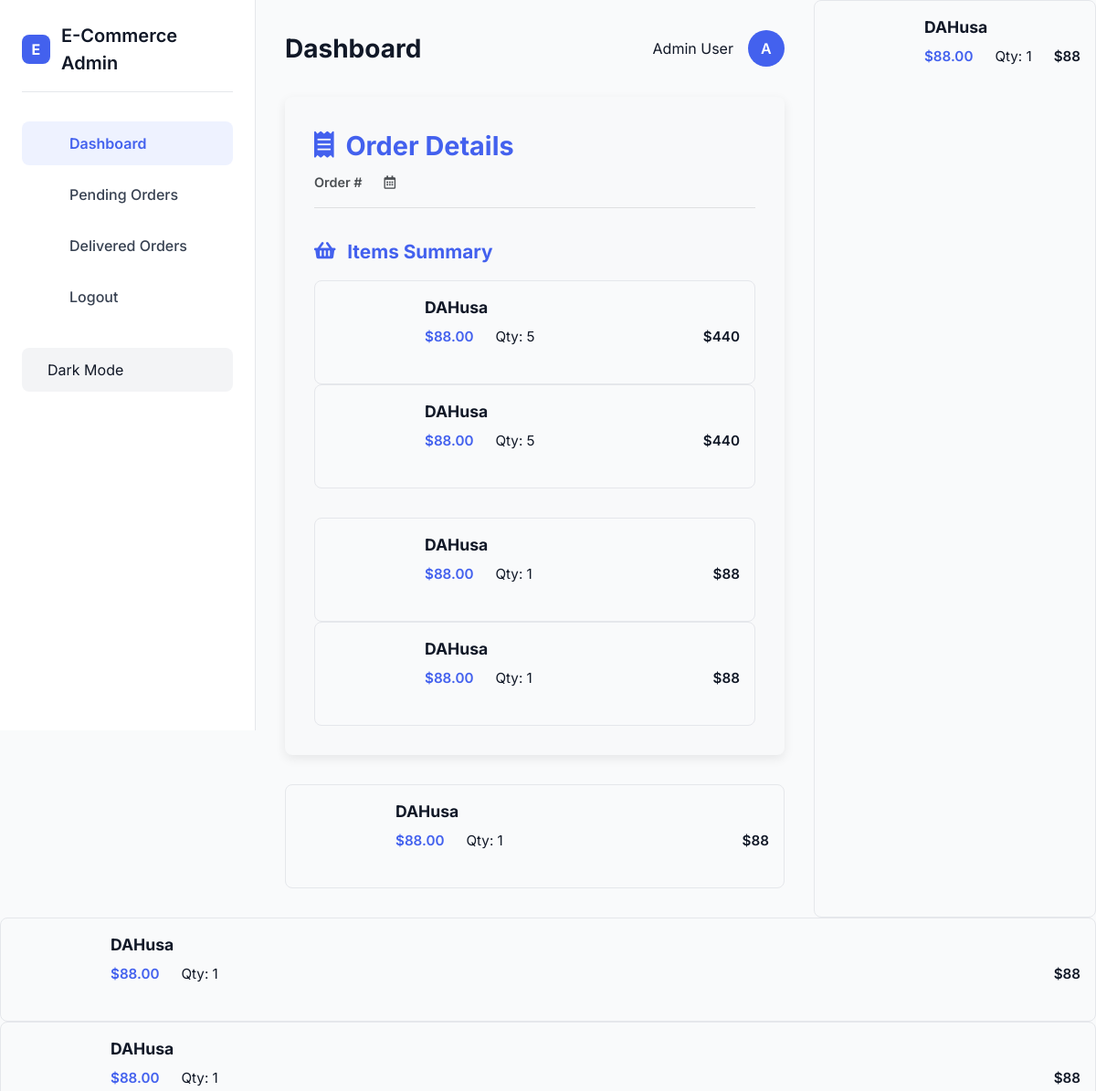
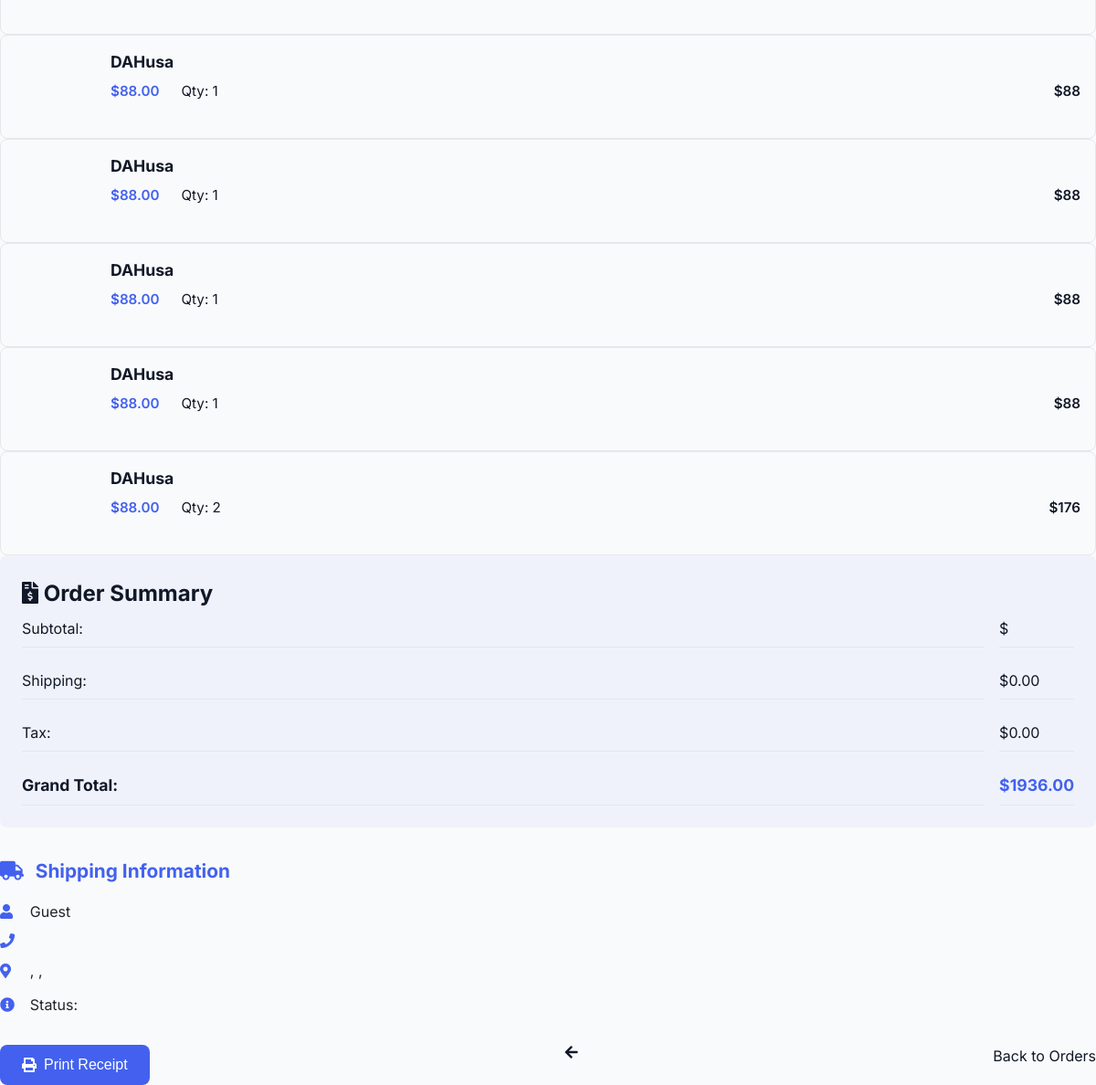
The page /dashboard/3/details/ on the database its author committed (2 pictures, top to bottom).
### apps/cart/models.py (models this page shows, shortened)
class CartItem(BaseModel):
    cart = models.ForeignKey(Cart, related_name='items', on_delete=models.CASCADE)
    product = models.ForeignKey(Product, on_delete=models.CASCADE)
    quantity = models.PositiveIntegerField(default=1)
    added_at = models.DateTimeField(auto_now_add=True)

### apps/store/models.py (models this page shows, shortened)
class Product(BaseModel):
    name = models.CharField(max_length=25, unique=True)
    image = models.ImageField(upload_to="products/images", blank=True, null=True)
    price = models.DecimalField(max_digits=10, decimal_places=2)
    description = models.TextField(blank=True)
    stock = models.IntegerField()
    is_available = models.BooleanField()
    category = models.ForeignKey(Category, on_delete=models.CASCADE)
    stars = models.IntegerField(default=0)

### apps/cart/views.py (the view)
# urls.py: path('<int:order_id>/details/',views.order_details,name='order_details'),
def order_details(request, order_id):
    order = Order.objects.get(id=order_id)
    cart = order.cart
    cart_items = cart.items.all()
    greatTotal = 0
    for item in cart_items:
        total = item.product.price * item.quantity
        greatTotal += total
    context = {
        'cart_items': cart_items,
        'greatTotal': greatTotal,
    }
    return render(request, "orders/order_details.html", context)

### templates/orders/order_details.html (shortened to what this page needs)
{% extends 'base.html' %}
{% block content %}
<div class="order-details-container">
    <div class="order-header">
        <h1><i class="fas fa-receipt"></i> Order Details</h1>
        <div class="order-meta">
            <span class="order-id">Order #{{ order.id }}</span>
            <span class="order-date"><i class="far fa-calendar-alt"></i> {{ order.created_at|date:"M d, Y H:i" }}</span>
        </div>
    </div>
    <div class="order-content">
        <div class="order-section">
            <h2><i class="fas fa-shopping-basket"></i> Items Summary</h2>
            <div class="items-list">
                {% for item in cart_items %}
                <div class="item-card">
                    <div class="item-image">
                    </div>
                    <div class="item-details">
                        <h3>{{ item.product.name }}</h3>
                        <div class="item-meta">
                            <span class="price">${{ item.product.price }}</span>
                            <span class="quantity">Qty: {{ item.quantity }}</span>
                            <span class="subtotal">${% widthratio item.product.price 1 item.quantity %}</span>
                        </div>
                        </div>
                    </div>
                </div>
                {% endfor %}
        <div class="order-summary">
            <h2><i class="fas fa-file-invoice-dollar"></i> Order Summary</h2>
            <div class="summary-grid">
                <div class="summary-row">
                    <span>Subtotal:</span>
                    <span>${{ subtotal }}</span>
                </div>
                <div class="summary-row">
                    <span>Shipping:</span>
                    <span>${{ shipping_cost|default:"0.00" }}</span>
                </div>
                <div class="summary-row">
                    <span>Tax:</span>
                    <span>${{ tax|default:"0.00" }}</span>
                </div>
                <div class="summary-row total">
                    <span>Grand Total:</span>
                    <span>${{ greatTotal }}</span>
                </div>
            </div>
        </div>
        <div class="order-section">
            <h2><i class="fas fa-truck"></i> Shipping Information</h2>
            <div class="shipping-info">
                <div class="info-row">
                    <i class="fas fa-user"></i>
                    <span>{{ order.customer_name|default:"Guest" }}</span>
                </div>
                <div class="info-row">
                    <i class="fas fa-phone"></i>
                </div>
                <div class="info-row">
                    <i class="fas fa-map-marker-alt"></i>
                    <span>{{ order.address }}, {{ order.city }}, {{ order.country }}</span>
                </div>
                <div class="info-row">
                    <i class="fas fa-info-circle"></i>
                    <span>Status: <strong class="status-{{ order.status|lower }}">{{ order.status }}</strong></span>
                </div>
            </div>
        </div>
    <div class="order-actions">
        <button class="print-btn" onclick="window.print()">
            <i class="fas fa-print"></i> Print Receipt
        </button>
            <i class="fas fa-arrow-left"></i> Back to Orders
    </div>
<link rel="stylesheet" href="https://cdnjs.cloudflare.com/ajax/libs/font-awesome/5.15.4/css/all.min.css">
{% endblock %}

### templates/orders/order_details.html (style rules this page uses)
:root { --primary-color: #4361ee; --secondary-color: #3f37c9; --success-color: #3c8816; --warning-color: #f8961e; --danger-color: #f94144; --light-color: #f8f9fa; --dark-color: #212529; --border-radius: 8px; --box-shadow: 0 4px 12px rgba(0, 0, 0, 0.08); --transition: all 0.3s ease; }
.order-details-container { max-width: 800px; margin: 2rem auto; padding: 2rem; background: var(--light-color); border-radius: var(--border-radius); box-shadow: var(--box-shadow); }
.order-header { margin-bottom: 2rem; padding-bottom: 1rem; border-bottom: 1px solid rgba(0, 0, 0, 0.1); }
.order-header h1 { color: var(--primary-color); margin: 0 0 0.5rem 0; font-size: 1.8rem; display: flex; align-items: center; gap: 0.8rem; }
.order-meta { display: flex; gap: 1.5rem; font-size: 0.9rem; color: var(--dark-color); opacity: 0.8; }
.order-meta i { margin-right: 0.3rem; }
.order-id { font-weight: 600; }
.order-section { margin-bottom: 2rem; }
.order-section h2 { color: var(--primary-color); font-size: 1.3rem; margin: 0 0 1rem 0; display: flex; align-items: center; gap: 0.8rem; }
.items-list { display: flex; flex-direction: column; gap: 1rem; }
.item-card { display: flex; gap: 1.5rem; padding: 1rem; background: var(--bg-color); border-radius: var(--border-radius); border: 1px solid var(--border-color); }
.item-image { width: 80px; height: 80px; flex-shrink: 0; }
.item-details { flex: 1; }
.item-details h3 { margin: 0 0 0.5rem 0; font-size: 1.1rem; }
.item-meta { display: flex; gap: 1.5rem; font-size: 0.95rem; }
.item-meta .price { font-weight: 600; color: var(--primary-color); }
.item-meta .subtotal { margin-left: auto; font-weight: 600; }
.order-summary { background: rgba(67, 97, 238, 0.05); padding: 1.5rem; border-radius: var(--border-radius); margin-bottom: 2rem; }
.summary-grid { display: grid; grid-template-columns: 1fr auto; gap: 1rem; }
.summary-row { display: contents; }
.summary-row span { padding: 0.5rem 0; border-bottom: 1px solid rgba(0, 0, 0, 0.05); }
.summary-row.total { font-weight: bold; font-size: 1.1rem; margin-top: 0.5rem; }
.summary-row.total span:last-child { color: var(--primary-color); }
.shipping-info { display: flex; flex-direction: column; gap: 0.8rem; }
.info-row { display: flex; align-items: center; gap: 0.8rem; color: var(--dark-color); }
.info-row i { width: 20px; color: var(--primary-color); }
.order-actions { display: flex; justify-content: space-between; margin-top: 2rem; flex-wrap: wrap; gap: 1rem; }
.print-btn, .back-btn { padding: 0.8rem 1.5rem; border-radius: var(--border-radius); font-size: 1rem; cursor: pointer; transition: var(--transition); display: flex; align-items: center; gap: 0.5rem; text-decoration: none; }
.print-btn { background: var(--primary-color); color: white; border: none; }

### rows shown on the page
CartItem: product.name "DAHusa", product.price "88.00", quantity "5", product+quantity "440"
CartItem: product.name "DAHusa", product.price "88.00", quantity "5", product+quantity "440"
CartItem: product.name "DAHusa", product.price "88.00", quantity "1", product+quantity "88"
CartItem: product.name "DAHusa", product.price "88.00", quantity "1", product+quantity "88"
CartItem: product.name "DAHusa", product.price "88.00", quantity "1", product+quantity "88"
CartItem: product.name "DAHusa", product.price "88.00", quantity "1", product+quantity "88"
CartItem: product.name "DAHusa", product.price "88.00", quantity "1", product+quantity "88"
CartItem: product.name "DAHusa", product.price "88.00", quantity "1", product+quantity "88"
CartItem: product.name "DAHusa", product.price "88.00", quantity "1", product+quantity "88"
CartItem: product.name "DAHusa", product.price "88.00", quantity "1", product+quantity "88"
CartItem: product.name "DAHusa", product.price "88.00", quantity "1", product+quantity "88"
CartItem: product.name "DAHusa", product.price "88.00", quantity "1", product+quantity "88"
CartItem: product.name "DAHusa", product.price "88.00", quantity "2", product+quantity "176"

### other values the page prints
{{ shipping_cost|default:"0.00" }} "0.00"
{{ tax|default:"0.00" }} "0.00"
{{ greatTotal }} "1936.00"
{{ order.customer_name|default:"Guest" }} "Guest"
